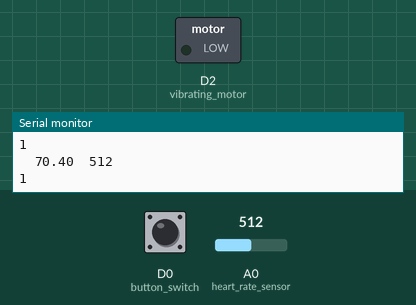
Recording of a sketch running on a simulated ESP8266 (NodeMCU). On the bench: switched loads named in the sketch (green lamp = pin HIGH), the last lines printed to the serial monitor. The test bench sets the inputs (shaded band); at power-on: A0 (heart_rate_sensor) = 512, D0 (button_switch) HIGH.

Above: at 3.8 s.
3.9 s: A0 (heart_rate_sensor) set to 585
7.8 s: A0 (heart_rate_sensor) set to 615
At 9.9 s:
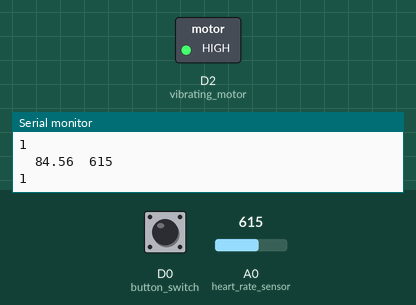
Timing chart, 0 to 11.4 s (numbered marks = the images above; inputs shaded):
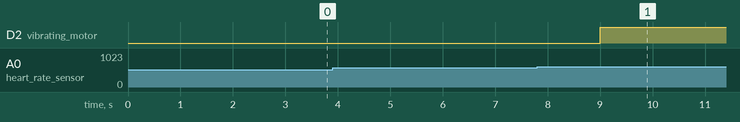

The sketch:

firstIot.ino
```cpp
int Signal;
long double startTime=0;
int value;

void setup()
{
  pinMode(A0, INPUT);          //heart rate sensor
  pinMode(D2, OUTPUT);         //vibrating motor
  pinMode(D0, INPUT);          //button switch
  Serial.begin(9600);

}

void loop()
{
  Signal = analogRead(A0);
  float bpm= Signal*(3.3/2400.0)*100;    //3v3 2400  //Vin 3480  //1023 actual
  Serial.print("\t");
  Serial.print(bpm);
  Serial.print("\t");
  Serial.println(Signal);
  value = digitalRead(D0);
  Serial.println(value);
  if(Signal>600)    //threshold for Vibrator to start.
  {   startTime=millis();
      digitalWrite(D2, HIGH);
  }

  if(millis()-startTime>=15000) //10 seconds run out
  {   digitalWrite(D2, LOW);    //message to be sent
      //void track();
  }
  else if(value==0)
  {   digitalWrite(D2,LOW);   //OFF for FALSE alarm.
  }

  delay(3000);
}
```

Measured:
- the behaviour switches between 600 and 601 on A0 (heart_rate_sensor) (found by bisection; images 0 and 1)
- after the input at 7.8 s, D2 (vibrating_motor): LOW → HIGH after 1.2 s
